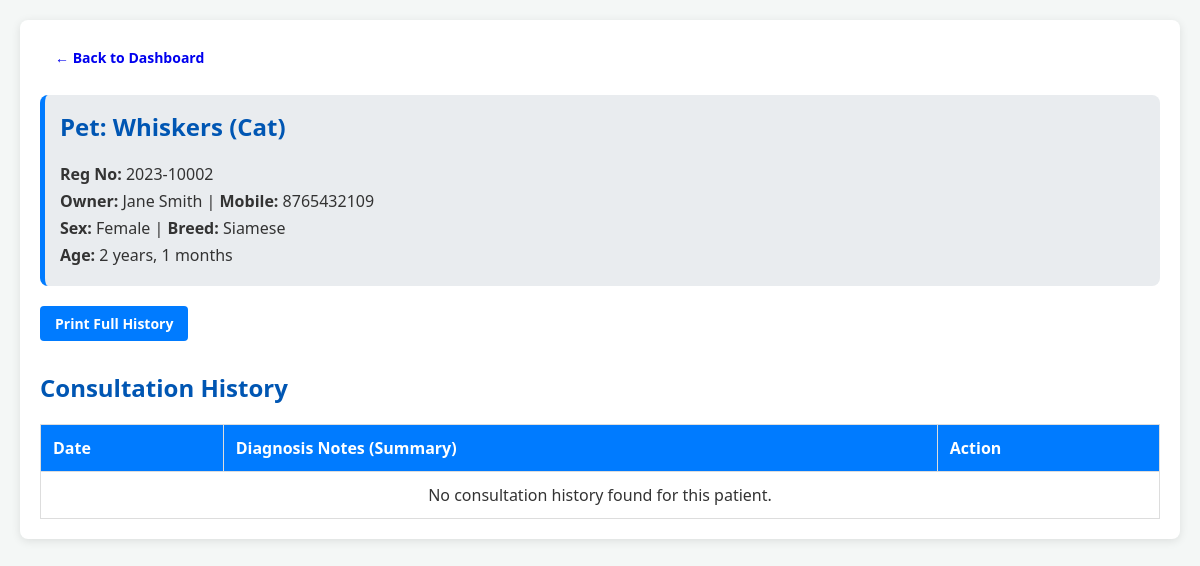
/doctor/patient_profile.php?reg_id=2, run on the app's committed database.
### tables this page shows
CREATE TABLE `registration` (
  `RegID` int NOT NULL AUTO_INCREMENT,
  `custType` varchar(100) NOT NULL DEFAULT 'regular',
  `RegDt` varchar(100) NOT NULL,
  `RegNo` varchar(100) NOT NULL,
  `Pettyp` varchar(100) NOT NULL,
  `petnam` varchar(100) NOT NULL,
  `petclr` varchar(100) DEFAULT NULL,
  `petsex` varchar(100) DEFAULT NULL,
  `petbred` varchar(100) DEFAULT NULL,
  `year` varchar(10) NOT NULL,
  `month` varchar(10) NOT NULL,
  `gram` varchar(10) NOT NULL,
  `kg` varchar(10) NOT NULL,
  `petsp` varchar(100) NOT NULL,
  `doctor` varchar(100) DEFAULT NULL,
  `ownnam` varchar(100) DEFAULT NULL,
  `ownadd1` varchar(100) DEFAULT NULL,
  `ownadd2` varchar(100) DEFAULT NULL,
  `ownloc` varchar(50) DEFAULT NULL,
  `ownpin` varchar(50) DEFAULT NULL,
  `ownmob` varchar(100) DEFAULT NULL,
  `ownres` varchar(100) DEFAULT NULL,
  `ownemail` varchar(100) DEFAULT NULL,
  `Reports` tinyint(1) DEFAULT '0',
  `cancel` varchar(100) NOT NULL DEFAULT '0',
  `canceldoneby` varchar(100) DEFAULT NULL,
  `dt` date DEFAULT NULL,
   PRIMARY KEY (`RegID`),
   UNIQUE KEY `RegNo` (`RegNo`)
);

### doctor/patient_profile.php (the view, shortened to what this page needs)
<?php
require_once '../includes/db_connect.php';
$reg_id = isset($_GET['reg_id']) ? (int)$_GET['reg_id'] : 0;
$stmt_patient = $conn->prepare("SELECT * FROM registration WHERE RegID = ?");
$stmt_patient->bind_param("i", $reg_id);
$stmt_patient->execute();
$patient_result = $stmt_patient->get_result();
$patient = $patient_result->fetch_assoc();
$sql_history = "SELECT c.ConsultationID, c.ConsultationDate, c.DiagnosisNotes
                FROM consultations c
                WHERE c.RegID = ?
                ORDER BY c.ConsultationDate DESC";
$stmt_history = $conn->prepare($sql_history);
$stmt_history->bind_param("i", $reg_id);
$stmt_history->execute();
$history_result = $stmt_history->get_result();
$history = $history_result->fetch_all(MYSQLI_ASSOC);
?>
<!DOCTYPE html>
<html lang="en">
<head>
    <link rel="stylesheet" href="../css/style.css">
</head>
<body>
<div class="container">
    <a href="index.php" class="btn" style="margin-bottom: 20px;">&larr; Back to Dashboard</a>
    <div class="patient-details">
        <h2>Pet: <?= htmlspecialchars($patient['petnam']) ?> (<?= htmlspecialchars($patient['Pettyp']) ?>)</h2>
        <p><strong>Reg No:</strong> <?= htmlspecialchars($patient['RegNo']) ?></p>
        <p><strong>Owner:</strong> <?= htmlspecialchars($patient['ownnam']) ?> | <strong>Mobile:</strong> <?= htmlspecialchars($patient['ownmob']) ?></p>
        <p><strong>Sex:</strong> <?= htmlspecialchars($patient['petsex']) ?> | <strong>Breed:</strong> <?= htmlspecialchars($patient['petbred']) ?></p>
        <p><strong>Age:</strong> <?= htmlspecialchars($patient['year']) ?> years, <?= htmlspecialchars($patient['month']) ?> months</p>
    </div>
    <div class="print-actions" style="margin-bottom: 30px;">
        <a href="print_full_history.php?reg_id=<?= $reg_id ?>" target="_blank" class="btn btn-primary">Print Full History</a>
    </div>
    <h2>Consultation History</h2>
    <table class="appointments-table">
        <thead>
            <tr>
                <th>Date</th>
                <th>Diagnosis Notes (Summary)</th>
                <th>Action</th>
            </tr>
        </thead>
        <tbody>
            <?php if (count($history) > 0): ?>
                <?php foreach ($history as $visit): ?>
                    <tr>
                        <td><?= date('d-M-Y H:i', strtotime($visit['ConsultationDate'])) ?></td>
                        <td><?= nl2br(htmlspecialchars(substr($visit['DiagnosisNotes'], 0, 150))) ?>...</td>
                        <td>
                            <a href="print_case_sheet.php?consultation_id=<?= $visit['ConsultationID'] ?>" target="_blank" class="btn">View/Print Details</a>
                        </td>
                    </tr>
                <?php endforeach; ?>
            <?php else: ?>
                <tr>
                    <td colspan="3" style="text-align:center;">No consultation history found for this patient.</td>
                </tr>
            <?php endif; ?>
        </tbody>
    </table>
</div>
</body>
</html>

### css/style.css (style rules this page uses)
body { font-family: 'Segoe UI', Tahoma, Geneva, Verdana, sans-serif; background-color: #f4f7f6; color: #333; margin: 0; padding: 20px; }
.container { max-width: 1200px; margin: 0 auto; background-color: #fff; padding: 20px; border-radius: 8px; box-shadow: 0 2px 10px rgba(0, 0, 0, 0.1); }
h1, h2 { color: #0056b3; }
.appointments-table { width: 100%; border-collapse: collapse; margin-top: 20px; }
.appointments-table th, .appointments-table td { border: 1px solid #ddd; padding: 12px; text-align: left; vertical-align: middle; }
.appointments-table th { background-color: #007bff; color: white; }
.btn { display: inline-block; padding: 8px 15px; font-size: 14px; font-weight: bold; text-align: center; text-decoration: none; border-radius: 4px; cursor: pointer; border: none; }
.btn-primary { background-color: #007bff; color: #fff; }
.patient-details { background-color: #e9ecef; padding: 15px; border-radius: 8px; margin-bottom: 20px; border-left: 5px solid #007bff; }
.patient-details h2 { margin-top: 0; }
.patient-details p { margin: 5px 0; }

### data on the page
registration: petnam "Whiskers", Pettyp "Cat", RegNo "2023-10002", ownnam "Jane Smith", ownmob "8765432109", petsex "Female", petbred "Siamese", year "2", month "1"
